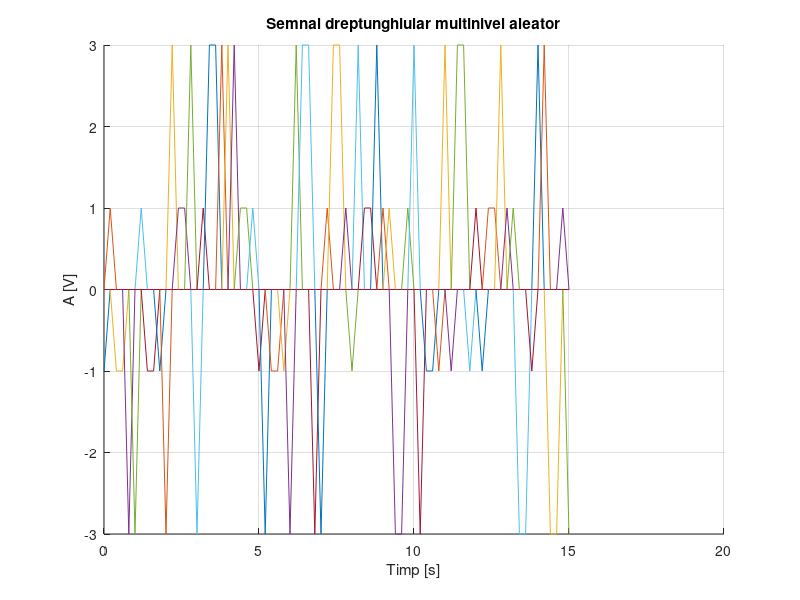

The MATLAB source for this figure:
%Semnal dreptunghiular multinivel, aleator cu:
%Durata fiecarui nivel: 0,25 s;
%Nivelurile:
%b){-3,-1,1,3}
%Rezolutie temporala 200ms
t=0:0.2:15;
niv = [ -3 -1 1 3 ];
hold on
title('Semnal dreptunghiular multinivel aleator')
xlabel('Timp [s]')
ylabel('A [V]')
for n=0:0.25:40
y = datasample(niv, 1);
plot(t, y*rectpuls(t-n, 0.25))
end
grid